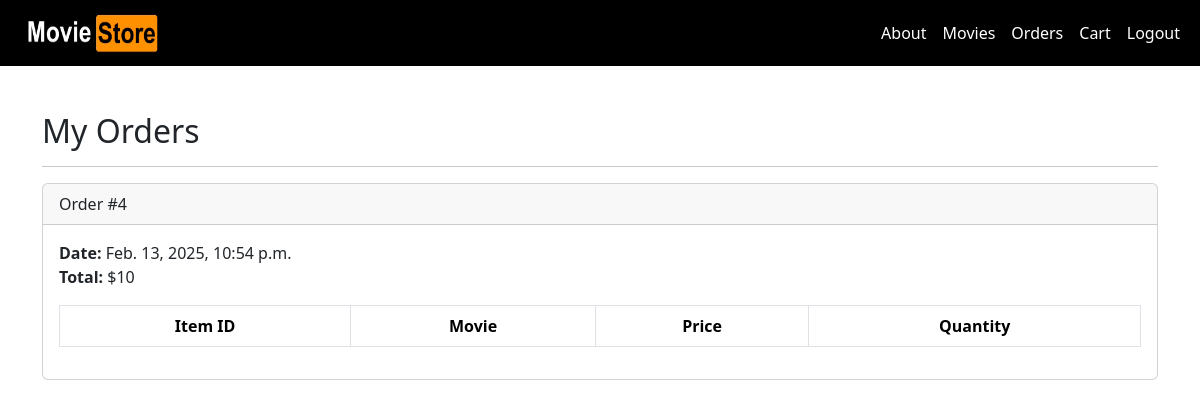
The page /accounts/orders/ (signed in) on the database as committed earlier.
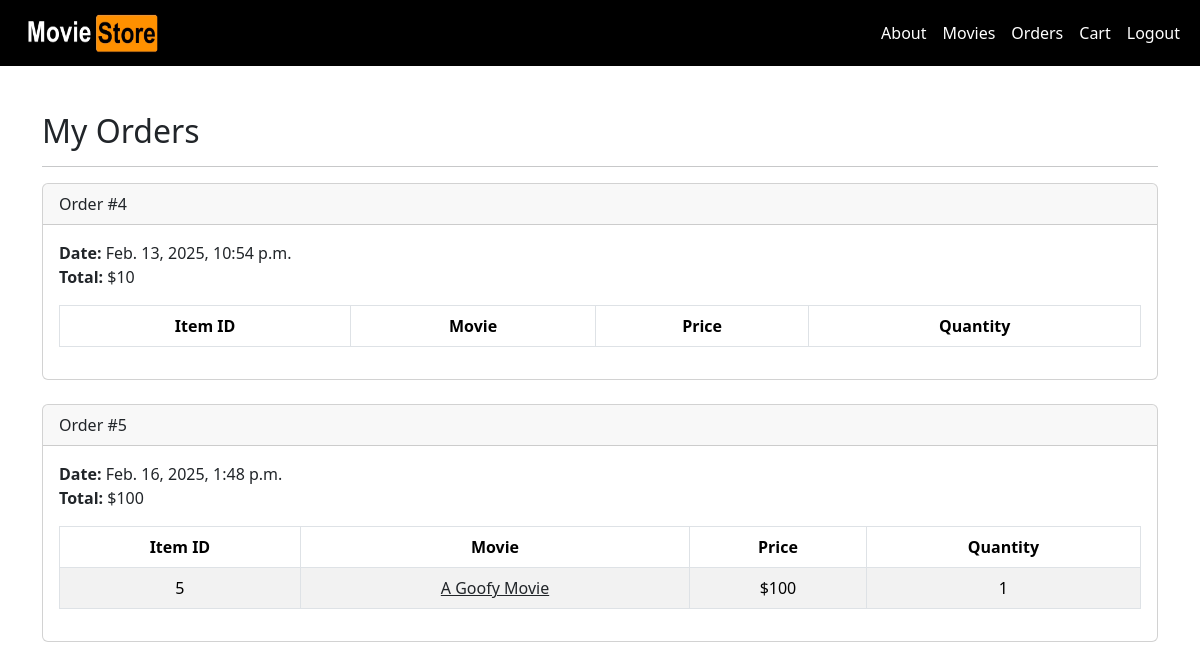
The same page on the database as committed later.
### cart/models.py (models this page shows, shortened)
class Order(models.Model):
    id = models.AutoField(primary_key=True)
    total = models.IntegerField()
    date = models.DateTimeField(auto_now_add=True)
    user = models.ForeignKey(User, on_delete=models.CASCADE)

class Item(models.Model):
    id = models.AutoField(primary_key=True)
    price = models.IntegerField()
    quantity = models.IntegerField()
    order = models.ForeignKey(Order, on_delete=models.CASCADE)
    movie = models.ForeignKey(Movie, on_delete=models.CASCADE)

### movies/models.py (models this page shows, shortened)
class Movie (models.Model):
    id = models.AutoField(primary_key=True)
    name = models.CharField(max_length=100, blank=True, null=True)
    price = models.IntegerField(blank=True, null=True)
    description = models.TextField(blank=True, null=True)
    image = models.ImageField(upload_to='movie_images/',  blank=True, null=True)

### accounts/views.py (the view)
# urls.py: path('orders/', views.orders, name='orders'),
@login_required
def orders(request):
    template_data = {}
    template_data['title'] = 'Orders'
    template_data['orders'] = request.user.order_set.all()
    return render(request, 'accounts/orders.html',
        {'template_data': template_data})

### accounts/templates/accounts/orders.html
{% extends 'base.html' %}
{% block content %}
{% load static %}
<div class="p-3">
  <div class="container" style="padding-top: 80px;">
    <div class="row mt-3">
      <div class="col mx-auto mb-3">
        <h2>My Orders</h2>
        <hr />
        {% for order in template_data.orders %}
        <div class="card mb-4">
          <div class="card-header">
            Order #{{ order.id }}
          </div>
          <div class="card-body">
            <b>Date:</b> {{ order.date }}<br />
            <b>Total:</b> ${{ order.total }}<br />
            <table class="table table-bordered
              table-striped text-center mt-3">
              <thead>
                <tr>
                  <th scope="col">Item ID</th>
                  <th scope="col">Movie</th>
                  <th scope="col">Price</th>
                  <th scope="col">Quantity</th>
                </tr>
              </thead>
              <tbody>
                {% for item in order.item_set.all %}
                <tr>
                  <td>{{ item.movie.id }}</td>
                  <td>
                    <a class="link-dark"
                      href="{% url 'movies.show'
                      id=item.movie.id %}">
                      {{ item.movie.name }}
                    </a>
                  </td>
                  <td>${{ item.movie.price }}</td>
                  <td>{{ item.quantity }}</td>
                </tr>
                {% endfor %}
              </tbody>
            </table>
          </div>
        </div>
        {% endfor %}
      </div>
    </div>
  </div>
</div>
{% endblock content %}

Rows that differ between the two databases and show on the page:
added Order: id "5", date "Feb. 16, 2025, 1:48 p.m.", total "100"
added Item: movie.id "5", movie.name "A Goofy Movie", movie.price "100", quantity "1"
